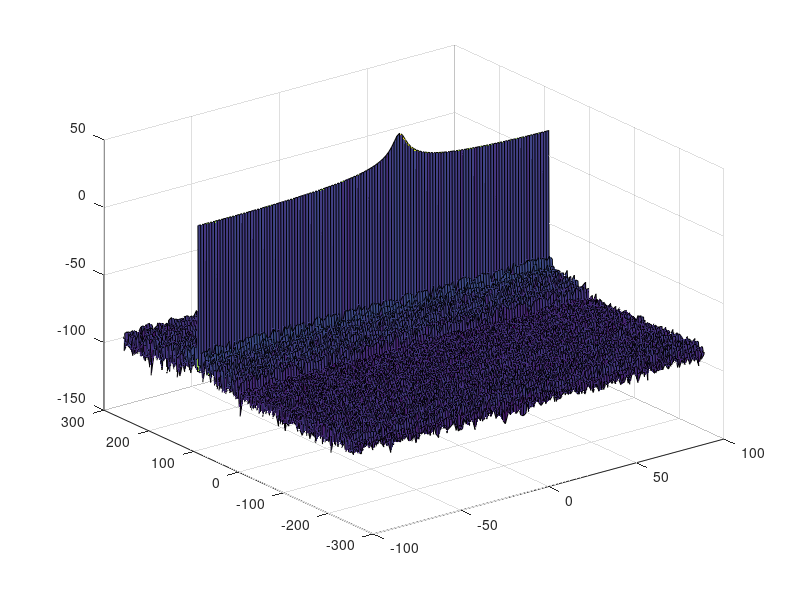

The MATLAB script that drew this image:
clear all
clc;

%% Radar Specifications 
%%%%%%%%%%%%%%%%%%%%%%%%%%%
% Frequency of operation = 77GHz
% Max Range = 200m
% Range Resolution = 1 m
% Max Velocity = 100 m/s
%%%%%%%%%%%%%%%%%%%%%%%%%%%

%speed of light = 3e8
%% User Defined Range and Velocity of target
% *%TODO* :
% define the target's initial position and velocity. Note : Velocity
% remains contant.

% target initial position (meters) & velocity (m/s)
d0 = 90;
v0 = 15; % approx. 60 km/h

%Speed of light
c = 3*10^8;

%% FMCW Waveform Generation

% *%TODO* :
    %Design the FMCW waveform by giving the specs of each of its parameters.
    % Calculate the Bandwidth (B), Chirp Time (Tchirp) and Slope (slope) of the FMCW
    % chirp using the requirements above.
    
    % Find the Bsweep of chirp for 1 m resolution
    d_res = 1;
    Bsweep = c / (2 * d_res);
    
    % Calculate the chirp time based on the Radar's Max Range
    R_max = 200;
    Tchirp = (5.5 * 2 *  R_max) / c;
    slope = Bsweep / Tchirp;

%Operating carrier frequency of Radar 
fc= 77e9;             %carrier freq
                                                          
%The number of chirps in one sequence. Its ideal to have 2^ value for the ease of running the FFT
%for Doppler Estimation. 
Nd=128;                   % #of doppler cells OR #of sent periods % number of chirps

%The number of samples on each chirp. 
Nr=1024;                  %for length of time OR # of range cells

% Timestamp for running the displacement scenario for every sample on each
% chirp. The spacing between samples is T_chirp / Nr
t=linspace(0,Nd*Tchirp,Nr*Nd); %total time for samples

%% Signal generation and Moving Target simulation
% Running the radar scenario over the time.

% *%TODO* :
%For each time stamp update the Range of the Target for constant velocity. 

Mix = zeros(Nr, Nd);
C = 2*d0 * ( c*fc - slope *d0 ) /c^2;

for n = 1 : Nr
    for m = 1 : Nd
       % Mix signal based on closed form of M(t) based on periodic FMCW
        Mix(n, m) = cos(2*pi * (v0 * Tchirp * m^2 + d0*n/Nr + fc * v0 * Tchirp * (2/c) * m + C ) );
       %Mix(n, m) = cos(2*pi * (2*v0*Tchirp*n*m/Nr + v0 * Tchirp * m^2 + d0*((n/Nr) + m) + fc * v0 * Tchirp * (2/c) * m + C ) );
    end
end

%% RANGE DOPPLER RESPONSE
% The 2D FFT implementation is already provided here. This will run a 2DFFT
% on the mixed signal (beat signal) output and generate a range doppler
% map.You will implement CFAR on the generated RDM

% Range Doppler Map Generation.

% The output of the 2D FFT is an image that has reponse in the range and
% doppler FFT bins. So, it is important to convert the axis from bin sizes
% to range and doppler based on their Max values.

Mix=reshape(Mix,[Nr, Nd]);

% 2D FFT using the FFT size for both dimensions.
sig_fft2 = fft2(Mix,Nr,Nd);

% Taking just one side of signal from Range dimension.
sig_fft2 = sig_fft2(1:Nr/2,1:Nd);
sig_fft2 = fftshift(sig_fft2);
RDM = abs(sig_fft2);
RDM = 10*log10(RDM);

%use the surf function to plot the output of 2DFFT and to show axis in both
%dimensions
doppler_axis = linspace(-100,100,Nd);
range_axis = linspace(-200,200,Nr/2)*((Nr/2)/400);
figure, surf(doppler_axis,range_axis,RDM);

